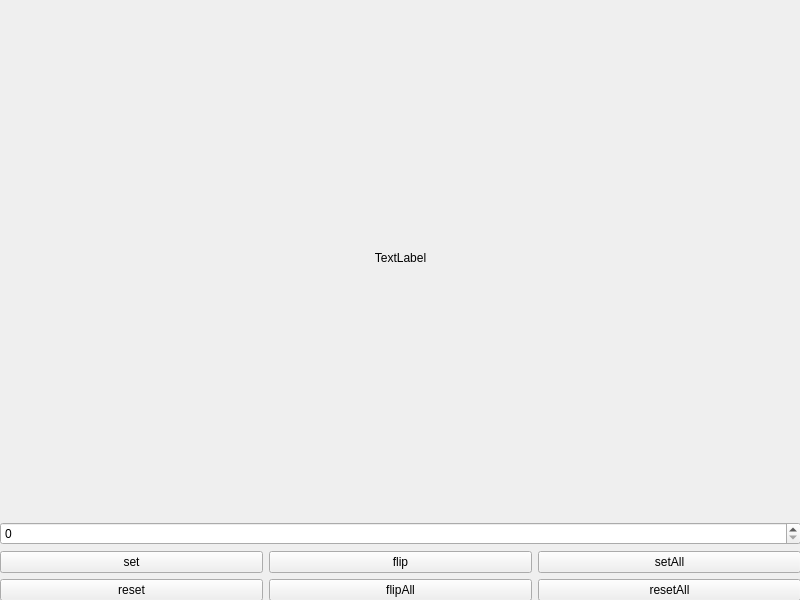
<?xml version="1.0" encoding="UTF-8"?>
<ui version="4.0">
 <class>MainWindow</class>
 <widget class="QMainWindow" name="MainWindow">
  <property name="geometry">
   <rect>
    <x>0</x>
    <y>0</y>
    <width>800</width>
    <height>600</height>
   </rect>
  </property>
  <property name="windowTitle">
   <string>MainWindow</string>
  </property>
  <widget class="QWidget" name="centralwidget">
   <widget class="QWidget" name="gridLayoutWidget">
    <property name="geometry">
     <rect>
      <x>0</x>
      <y>0</y>
      <width>801</width>
      <height>601</height>
     </rect>
    </property>
    <layout class="QGridLayout" name="gridLayout">
     <item row="3" column="0">
      <widget class="QPushButton" name="resetBtn">
       <property name="text">
        <string>reset</string>
       </property>
      </widget>
     </item>
     <item row="2" column="1">
      <widget class="QPushButton" name="flipBtn">
       <property name="text">
        <string>flip</string>
       </property>
      </widget>
     </item>
     <item row="2" column="0">
      <widget class="QPushButton" name="setBtn">
       <property name="text">
        <string>set</string>
       </property>
      </widget>
     </item>
     <item row="2" column="2">
      <widget class="QPushButton" name="setAllBtn">
       <property name="text">
        <string>setAll</string>
       </property>
      </widget>
     </item>
     <item row="1" column="0" colspan="3">
      <widget class="QSpinBox" name="spinBox"/>
     </item>
     <item row="0" column="0" colspan="3">
      <widget class="QLabel" name="label">
       <property name="text">
        <string>TextLabel</string>
       </property>
       <property name="alignment">
        <set>Qt::AlignCenter</set>
       </property>
      </widget>
     </item>
     <item row="3" column="1">
      <widget class="QPushButton" name="flipAllBtn">
       <property name="text">
        <string>flipAll</string>
       </property>
      </widget>
     </item>
     <item row="3" column="2">
      <widget class="QPushButton" name="resetAllBtn">
       <property name="text">
        <string>resetAll</string>
       </property>
      </widget>
     </item>
    </layout>
   </widget>
  </widget>
 </widget>
 <resources/>
 <connections/>
</ui>
